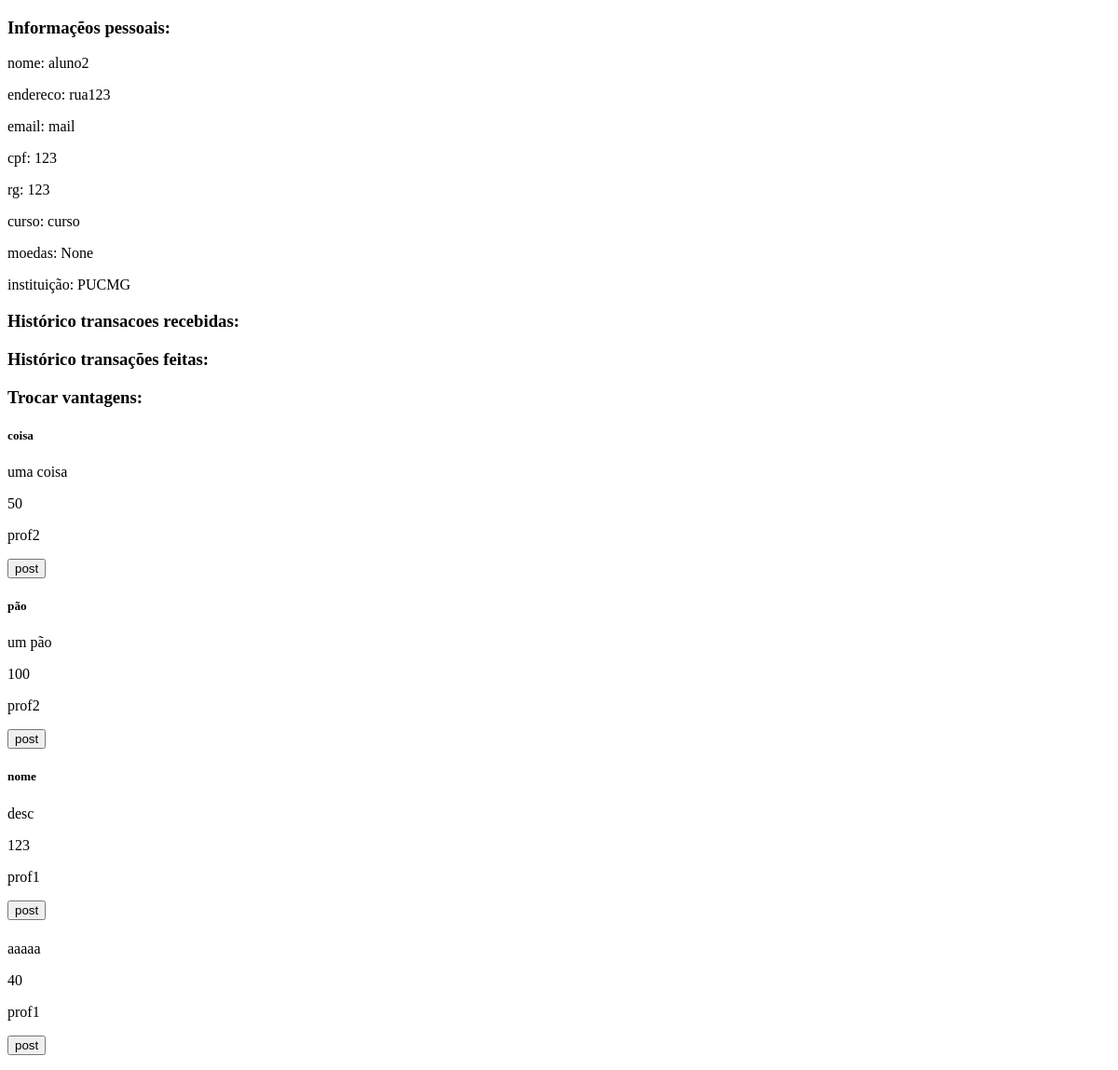
Page /aluno/2 on the earlier database version.
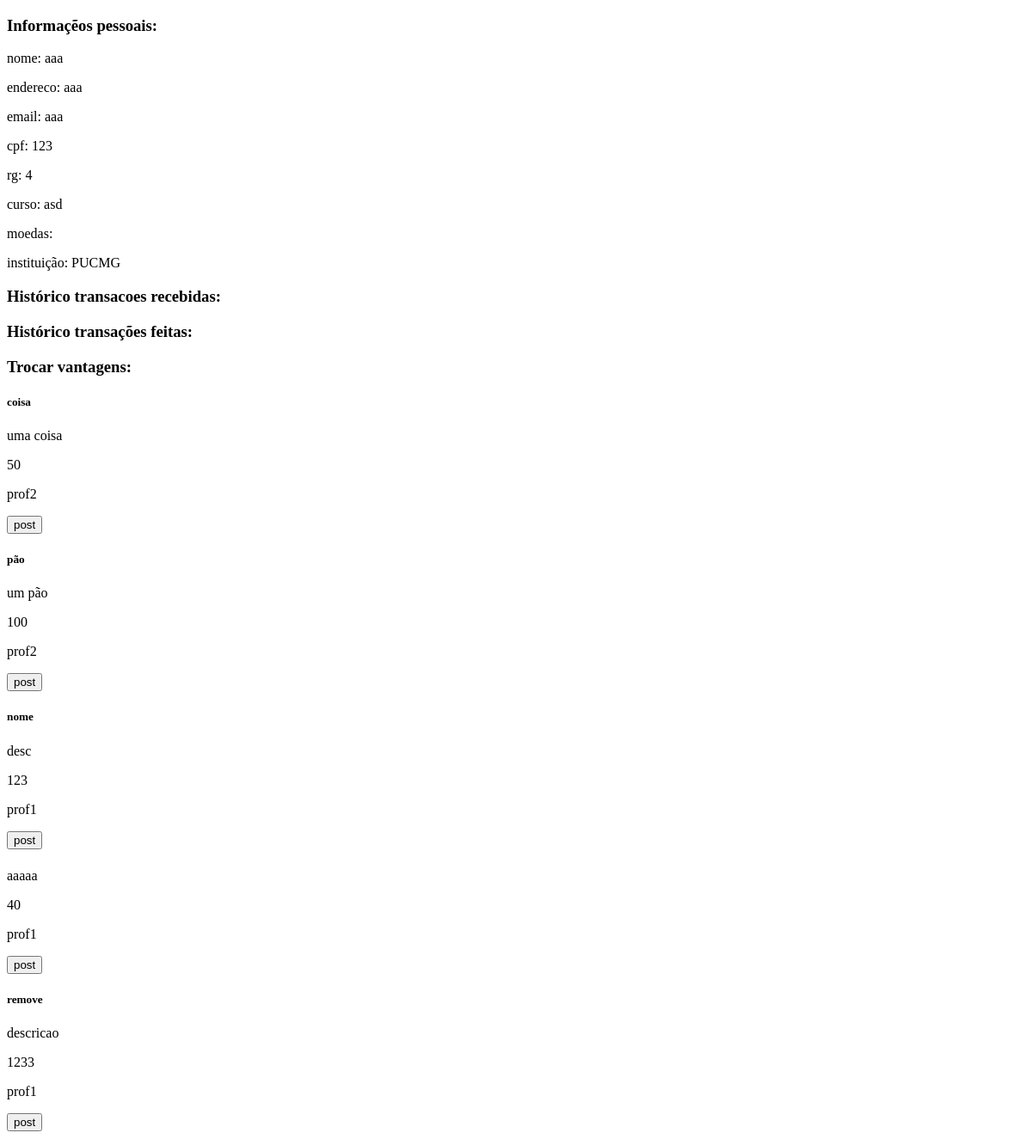
Same page on the later database version.
### test.py (models this page shows)
class Aluno(db.Model):
    id = db.Column("id_usuario", db.Integer, primary_key=True)
    nome = db.Column(db.String(100))
    endereco = db.Column(db.String(150))
    email = db.Column(db.String(50))
    senha = db.Column(db.String(40))
    cpf = db.Column(db.Integer)
    rg = db.Column(db.Integer)
    curso = db.Column(db.String(40))
    moedas = db.Column(db.Integer)
    id_instituicao = db.Column(db.Integer, db.ForeignKey('instituicao.id_instituicao'))
    transacoesAluno = db.relationship("TransacaoAluno", backref="aluno")
    transacoesProf = db.relationship("TransacaoProfessor", backref="aluno")

class Instituicao(db.Model):
    id = db.Column("id_instituicao", db.Integer, primary_key=True)
    nome = db.Column(db.String(40))
    professores = db.relationship("Professor", backref="instituicao")
    alunos = db.relationship("Aluno", backref="instituicao")

class Produto(db.Model):
    id = db.Column("id_produto", db.Integer, primary_key=True)
    nome = db.Column(db.String(100))
    descricao = db.Column(db.String(320))
    preco = db.Column(db.Integer)
    id_parceiro = db.Column(db.Integer, db.ForeignKey("parceiro.id_usuario")) #relação

class Professor(db.Model):
    id = db.Column("id_usuario", db.Integer, primary_key=True)
    nome = db.Column(db.String(100))
    endereco = db.Column(db.String(150))
    email = db.Column(db.String(50))
    senha = db.Column(db.String(40))
    cpf = db.Column(db.Integer)
    departamento = db.Column(db.String(40))
    moedas = db.Column(db.Integer)
    id_instituicao = db.Column(db.Integer, db.ForeignKey('instituicao.id_instituicao'))
    transacoesProf = db.relationship("TransacaoProfessor", backref="professor")
    transacoesAluno = db.relationship("TransacaoAluno", backref="professor")

### test.py (the view)
@app.route("/aluno/<int:u>", methods=["POST", "GET"])
def aluno(u):
    aluno = db.session.get(Aluno, u) #= Aluno.query.get(...)
    inst = db.session.get(Instituicao, aluno.id_instituicao)
    tp = TransacaoProfessor.query.filter_by(destino=u).all()
    ta = TransacaoAluno.query.filter_by(origem=u).all()
    prof = Professor.query.all()
    prod = Produto.query.all()
    return render_template("/aluno.html", aluno=aluno, inst=inst, tp=tp, ta=ta, prod=prod, prof=prof)

### templates/aluno.html (shortened to what this page needs)
<!DOCTYPE html>
<html lang="en">
<head>
</head>
<body>
    <h3>Informaçẽos pessoais: </h3>
    <p>nome: {{ aluno.nome }}</p>
    <p>endereco: {{ aluno.endereco }}</p>
    <p>email: {{ aluno.email }}</p>
    <p>cpf: {{ aluno.cpf}} </p>
    <p>rg: {{ aluno.rg }}</p>
    <p>curso: {{ aluno.curso }}</p>
    <p>moedas: {{ aluno.moedas }}</p>
    <p>instituição: {{ inst.nome }}</p>
    <h3>Histórico transacoes recebidas: </h3>
    <h3>Histórico transações feitas: </h3>
    <h3>Trocar vantagens: </h3>
        {% for prod in prod %}
            <form action = "/aluno/{{ aluno.id }}/{{ prod.id }}" method="POST">
                <h5>{{ prod.nome }}</h5>
                <p>{{ prod.descricao }}</p>
                <p>{{ prod.preco }}</p>
                <p>
                    {% for prf in prof %}
                        {% if prf.id == prod.id_parceiro %}
                            {{ prf.nome }}
                        {% endif %}
                    {% endfor %}
                </p>
                <p><input type="submit" value="post"/></p>
            </form>
        {% endfor %}
</body>
</html>

Differences in the rows shown:
changed Aluno: nome "aluno2" → "aaa"; endereco "rua123" → "aaa"; email "mail" → "aaa"; rg "123" → "4"; curso "curso" → "asd"; moedas "None" → (not shown)
added Produto: nome "remove", descricao "descricao", preco "1233", Professor (nome "prof1")
